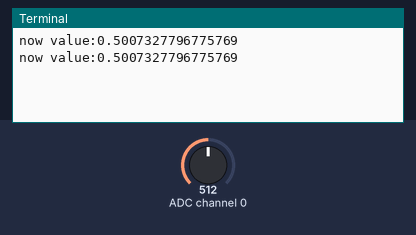
Bench run of a program on a simulated Raspberry Pi (BCM pin numbers). On the bench: the last lines printed to the terminal. The inputs (shaded band) are chosen by the test bench; at power-on: ADC channel 0 = 512 (analog values on the 0–1023 scale).

Above: at 1.2 s.
1.3 s: ADC channel 0 set to 716
At 2.3 s:
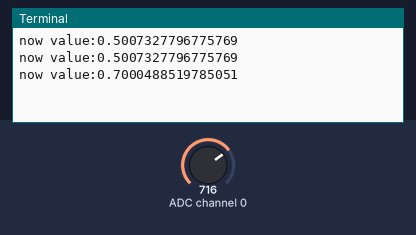
2.8 s: ADC channel 0 set to 900
At 3.8 s:
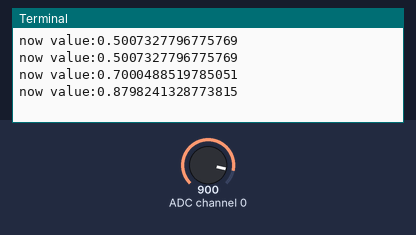
Timing chart, 0 to 5.8 s (numbered marks = the images above; inputs shaded):
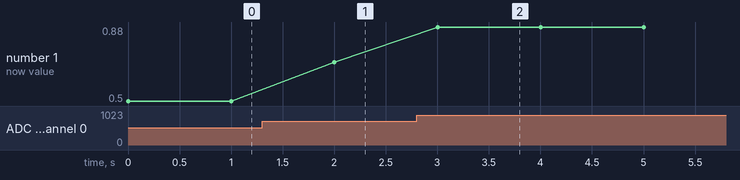

Measured:
- after the input at 1.3 s, the terminal: prints a new line after 0.70 s (image 1)
- after the input at 2.8 s, the terminal: prints a new line after 0.20 s (image 2)
- plotted number 1: 0.5 → 0.7 after the input at 1.3 s, 0.7 → 0.88 after the input at 2.8 s

The program:

basic.py
```python
from gpiozero import MCP3008
from time import sleep

if __name__ == "__main__":
    channel0 = MCP3008(0)
    while(True):
        value = channel0.value
        print("now value:{}".format(value))
        sleep(1)
```
